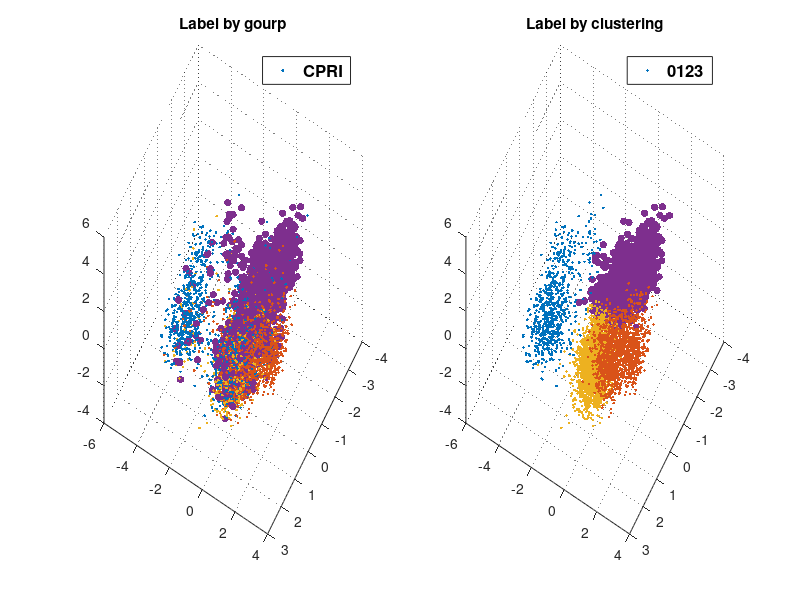

MATLAB code to generate this figure:
clear; clc;
load LDA.mat;
load KMeans.mat;

figure('visible','on');
subplot(1,2,1);
plot3(LDA_3_feature(1:1725,1),LDA_3_feature(1:1725,2),LDA_3_feature(1:1725,3),'.',...
      LDA_3_feature(1726:3456,1),LDA_3_feature(1726:3456,2),LDA_3_feature(1726:3456,3),'.',...
      LDA_3_feature(3457:4531,1),LDA_3_feature(3457:4531,2),LDA_3_feature(3457:4531,3),'.',...
      LDA_3_feature(4532:6340,1),LDA_3_feature(4532:6340,2),LDA_3_feature(4532:6340,3),'.','MarkerSize',16);
grid on; set(gca,'GridLineStyle',':','GridColor','k','GridAlpha',0.5);
legend(["C","P","R","I"],'fontsize',12,'fontweight','bold','Location','northeast');
title('Label by gourp');
view(120,50);
% C(1):1-1725
% P(2):1726-3456
% R(3):3457-4531
% I(4):4532-6340

subplot(1,2,2);
plot3(KM_ftr(1392:2078,1),KM_ftr(1392:2078,2),KM_ftr(1392:2078,3),'.',...
      KM_ftr(1:1391,1),KM_ftr(1:1391,2),KM_ftr(1:1391,3),'.',...
      KM_ftr(3515:6340,1),KM_ftr(3515:6340,2),KM_ftr(3515:6340,3),'.',...
      KM_ftr(2079:3514,1),KM_ftr(2079:3514,2),KM_ftr(2079:3514,3),'.','MarkerSize',16);
grid on; set(gca,'GridLineStyle',':','GridColor','k','GridAlpha',0.5);
legend(["0","1","2","3"],'fontsize',12,'fontweight','bold','Location','northeast');
title('Label by clustering');
view(120,50);
% (0):1-1391
% (1):1392-2078
% (2):2079-3514
% (3):3515-6340
